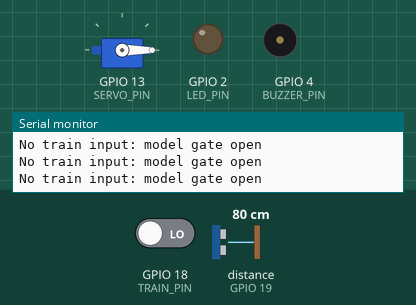
This sketch was run on a simulated ESP32. Shown: servo, output pins drawn as LEDs (lit = HIGH), buzzer (waves = sounding, pin HIGH), the last lines printed to the serial monitor. Wiring (inferred from the names in the program): ultrasonic range finder: trigger GPIO 5; echo GPIO 19. Inputs (shaded band) come from the test bench; at power-on: GPIO 18 (TRAIN_PIN) LOW, distance to the obstacle (sensor on GPIO 19) 80 cm. The echo pulse lasts 58.3 µs per cm; pins used as bus, display or sensor lines are not drawn.

Above: at 1.2 s.
1.3 s: GPIO 18 (TRAIN_PIN) driven HIGH
At 2.1 s:
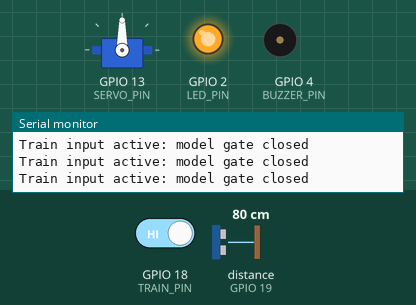
2.9 s: distance to the obstacle (sensor on GPIO 19) set to 23 cm
4.4 s: distance to the obstacle (sensor on GPIO 19) set to 18 cm
At 5.1 s:
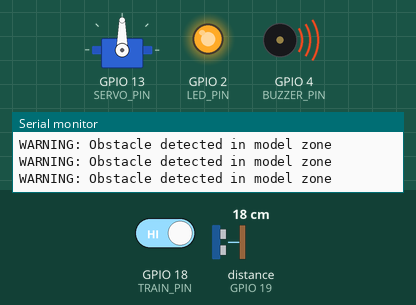
5.9 s: distance to the obstacle (sensor on GPIO 19) set to 35 cm
At 6.7 s:
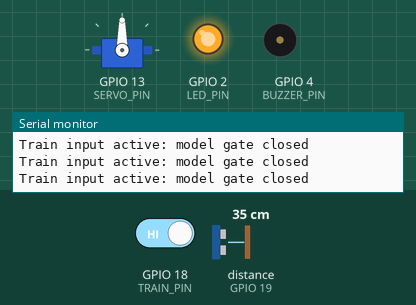
7.4 s: distance to the obstacle (sensor on GPIO 19) set to 2 cm
At 8.7 s:
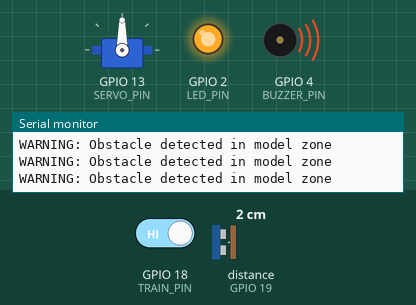
Timing chart, 0 to 10.0 s (numbered marks = the images above; inputs shaded):
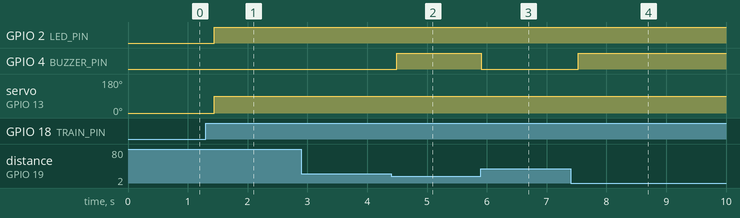

Measured:
- the behaviour switches between 21 and 20 cm on distance to the obstacle (sensor on GPIO 19) (found by bisection; images 1 and 2)
- after the input at 1.3 s, GPIO 2 (LED_PIN): LOW → HIGH after 0.14 s; servo on GPIO 13 (SERVO_PIN): 0° → 90° after 0.14 s
- after the input at 4.4 s, GPIO 4 (BUZZER_PIN): LOW → HIGH after 0.10 s
- after the input at 5.9 s, GPIO 4 (BUZZER_PIN): HIGH → LOW at once
- after the input at 7.4 s, GPIO 4 (BUZZER_PIN): LOW → HIGH after 0.13 s

The sketch:

gatex_railway_saftey.ino
```cpp
#include <ESP32Servo.h>

// Gatex - Educational railway crossing model
// Not for real railway deployment.

const int TRAIN_PIN = 18;    // Active HIGH simulated train input
const int TRIG_PIN  = 5;
const int ECHO_PIN  = 19;
const int SERVO_PIN = 13;
const int LED_PIN   = 2;
const int BUZZER_PIN = 4;

const int GATE_OPEN = 0;
const int GATE_CLOSED = 90;
const float OBSTACLE_LIMIT_CM = 20.0;

Servo gateServo;

float readDistanceCm() {
  digitalWrite(TRIG_PIN, LOW);
  delayMicroseconds(2);
  digitalWrite(TRIG_PIN, HIGH);
  delayMicroseconds(10);
  digitalWrite(TRIG_PIN, LOW);

  long duration = pulseIn(ECHO_PIN, HIGH, 30000);
  if (duration == 0) return -1.0;
  return duration * 0.0343 / 2.0;
}

void setup() {
  Serial.begin(115200);

  pinMode(TRAIN_PIN, INPUT_PULLDOWN);
  pinMode(TRIG_PIN, OUTPUT);
  pinMode(ECHO_PIN, INPUT);
  pinMode(LED_PIN, OUTPUT);
  pinMode(BUZZER_PIN, OUTPUT);

  gateServo.attach(SERVO_PIN);
  gateServo.write(GATE_OPEN);

  Serial.println("Gatex model started");
}

void loop() {
  bool trainDetected = digitalRead(TRAIN_PIN) == HIGH;
  float distance = readDistanceCm();

  bool obstacleDetected =
      distance >= 0 && distance < OBSTACLE_LIMIT_CM;

  if (trainDetected) {
    gateServo.write(GATE_CLOSED);
    digitalWrite(LED_PIN, HIGH);
    digitalWrite(BUZZER_PIN, obstacleDetected ? HIGH : LOW);

    Serial.println(obstacleDetected
      ? "WARNING: Obstacle detected in model zone"
      : "Train input active: model gate closed");
  } else {
    gateServo.write(GATE_OPEN);
    digitalWrite(LED_PIN, LOW);
    digitalWrite(BUZZER_PIN, LOW);
    Serial.println("No train input: model gate open");
  }

  delay(200);
}
```
